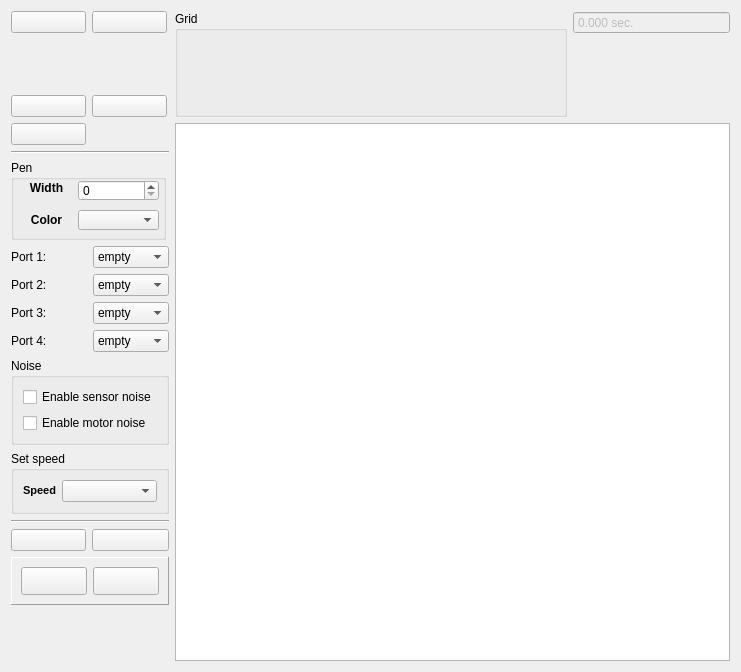
<?xml version="1.0" encoding="UTF-8"?>
<ui version="4.0">
 <class>D2Form</class>
 <widget class="QWidget" name="D2Form">
  <property name="geometry">
   <rect>
    <x>0</x>
    <y>0</y>
    <width>741</width>
    <height>672</height>
   </rect>
  </property>
  <property name="windowTitle">
   <string>2D Robot Model</string>
  </property>
  <layout class="QGridLayout" name="gridLayout" rowstretch="0,0,0,0,0,0,0,0,0,0,0,0,0,0" columnstretch="0,0,5,2">
   <item row="11" column="0" colspan="2">
    <widget class="QFrame" name="frame">
     <property name="sizePolicy">
      <sizepolicy hsizetype="Preferred" vsizetype="Preferred">
       <horstretch>0</horstretch>
       <verstretch>0</verstretch>
      </sizepolicy>
     </property>
     <property name="frameShape">
      <enum>QFrame::Panel</enum>
     </property>
     <property name="frameShadow">
      <enum>QFrame::Raised</enum>
     </property>
     <layout class="QHBoxLayout" name="horizontalLayout">
      <item>
       <widget class="QPushButton" name="runButton">
        <property name="sizePolicy">
         <sizepolicy hsizetype="Minimum" vsizetype="Minimum">
          <horstretch>0</horstretch>
          <verstretch>0</verstretch>
         </sizepolicy>
        </property>
        <property name="toolTip">
         <string>Run program (Enter)</string>
        </property>
        <property name="text">
         <string/>
        </property>
        <property name="icon">
         <iconset resource="../../robotsInterpreter.qrc">
          <normaloff>:/icons/2d_run.png</normaloff>:/icons/2d_run.png</iconset>
        </property>
        <property name="iconSize">
         <size>
          <width>44</width>
          <height>44</height>
         </size>
        </property>
       </widget>
      </item>
      <item>
       <widget class="QPushButton" name="stopButton">
        <property name="sizePolicy">
         <sizepolicy hsizetype="Minimum" vsizetype="Minimum">
          <horstretch>0</horstretch>
          <verstretch>0</verstretch>
         </sizepolicy>
        </property>
        <property name="toolTip">
         <string>Stop program (Esc)</string>
        </property>
        <property name="text">
         <string/>
        </property>
        <property name="icon">
         <iconset resource="../../robotsInterpreter.qrc">
          <normaloff>:/icons/2d_stop.png</normaloff>:/icons/2d_stop.png</iconset>
        </property>
        <property name="iconSize">
         <size>
          <width>44</width>
          <height>44</height>
         </size>
        </property>
       </widget>
      </item>
     </layout>
    </widget>
   </item>
   <item row="7" column="0" colspan="2">
    <widget class="QGroupBox" name="noiseGroupBox">
     <property name="title">
      <string>Noise</string>
     </property>
     <layout class="QVBoxLayout" name="verticalLayout">
      <item>
       <widget class="QCheckBox" name="enableSensorNoiseCheckBox">
        <property name="text">
         <string>Enable sensor noise</string>
        </property>
       </widget>
      </item>
      <item>
       <widget class="QCheckBox" name="enableMotorNoiseCheckBox">
        <property name="text">
         <string>Enable motor noise</string>
        </property>
       </widget>
      </item>
     </layout>
    </widget>
   </item>
   <item row="8" column="0" colspan="2">
    <widget class="QGroupBox" name="speedBox">
     <property name="title">
      <string>Set speed</string>
     </property>
     <layout class="QHBoxLayout" name="horizontalLayout_2" stretch="0,1">
      <item>
       <widget class="QLabel" name="label_5">
        <property name="text">
         <string>&lt;!DOCTYPE HTML PUBLIC &quot;-//W3C//DTD HTML 4.0//EN&quot; &quot;http://www.w3.org/TR/REC-html40/strict.dtd&quot;&gt;
&lt;html&gt;&lt;head&gt;&lt;meta name=&quot;qrichtext&quot; content=&quot;1&quot; /&gt;&lt;style type=&quot;text/css&quot;&gt;
p, li { white-space: pre-wrap; }
&lt;/style&gt;&lt;/head&gt;&lt;body style=&quot; font-family:'MS Shell Dlg 2'; font-size:8.25pt; font-weight:400; font-style:normal;&quot;&gt;
&lt;p style=&quot; margin-top:0px; margin-bottom:0px; margin-left:0px; margin-right:0px; -qt-block-indent:0; text-indent:0px;&quot;&gt;&lt;span style=&quot; font-size:8pt; font-weight:600;&quot;&gt;Speed&lt;/span&gt;&lt;/p&gt;&lt;/body&gt;&lt;/html&gt;</string>
        </property>
       </widget>
      </item>
      <item>
       <widget class="QComboBox" name="speedComboBox">
        <property name="editable">
         <bool>false</bool>
        </property>
        <property name="currentIndex">
         <number>-1</number>
        </property>
        <item>
         <property name="text">
          <string>Low</string>
         </property>
        </item>
        <item>
         <property name="text">
          <string>Medium</string>
         </property>
        </item>
        <item>
         <property name="text">
          <string>High</string>
         </property>
        </item>
       </widget>
      </item>
     </layout>
    </widget>
   </item>
   <item row="5" column="0" colspan="2">
    <widget class="QGroupBox" name="penBrushToolBox">
     <property name="minimumSize">
      <size>
       <width>150</width>
       <height>80</height>
      </size>
     </property>
     <property name="maximumSize">
      <size>
       <width>155</width>
       <height>80</height>
      </size>
     </property>
     <property name="title">
      <string>Pen</string>
     </property>
     <widget class="QWidget" name="justSomeWidget" native="true">
      <property name="geometry">
       <rect>
        <x>10</x>
        <y>20</y>
        <width>141</width>
        <height>21</height>
       </rect>
      </property>
      <widget class="QSpinBox" name="penWidthSpinBox">
       <property name="geometry">
        <rect>
         <x>57</x>
         <y>0</y>
         <width>81</width>
         <height>21</height>
        </rect>
       </property>
      </widget>
      <widget class="QLabel" name="label_7">
       <property name="geometry">
        <rect>
         <x>0</x>
         <y>0</y>
         <width>51</width>
         <height>16</height>
        </rect>
       </property>
       <property name="font">
        <font>
         <weight>75</weight>
         <bold>true</bold>
        </font>
       </property>
       <property name="text">
        <string>Width</string>
       </property>
       <property name="alignment">
        <set>Qt::AlignCenter</set>
       </property>
      </widget>
     </widget>
     <widget class="QWidget" name="widget_2" native="true">
      <property name="geometry">
       <rect>
        <x>10</x>
        <y>50</y>
        <width>141</width>
        <height>21</height>
       </rect>
      </property>
      <widget class="graphicsUtils::ColorListEditor" name="penColorComboBox">
       <property name="geometry">
        <rect>
         <x>57</x>
         <y>0</y>
         <width>81</width>
         <height>20</height>
        </rect>
       </property>
      </widget>
      <widget class="QLabel" name="label_6">
       <property name="geometry">
        <rect>
         <x>0</x>
         <y>0</y>
         <width>51</width>
         <height>20</height>
        </rect>
       </property>
       <property name="maximumSize">
        <size>
         <width>64</width>
         <height>16777215</height>
        </size>
       </property>
       <property name="font">
        <font>
         <weight>75</weight>
         <bold>true</bold>
        </font>
       </property>
       <property name="text">
        <string>Color</string>
       </property>
       <property name="alignment">
        <set>Qt::AlignCenter</set>
       </property>
      </widget>
     </widget>
    </widget>
   </item>
   <item row="0" column="0">
    <widget class="QPushButton" name="lineButton">
     <property name="maximumSize">
      <size>
       <width>75</width>
       <height>16777215</height>
      </size>
     </property>
     <property name="toolTip">
      <string>Line (L)</string>
     </property>
     <property name="text">
      <string/>
     </property>
     <property name="icon">
      <iconset resource="../../robotsInterpreter.qrc">
       <normaloff>:/icons/2d_ruler.png</normaloff>:/icons/2d_ruler.png</iconset>
     </property>
     <property name="iconSize">
      <size>
       <width>24</width>
       <height>24</height>
      </size>
     </property>
     <property name="shortcut">
      <string>L</string>
     </property>
     <property name="checkable">
      <bool>true</bool>
     </property>
     <property name="flat">
      <bool>false</bool>
     </property>
    </widget>
   </item>
   <item row="0" column="1">
    <widget class="QPushButton" name="wallButton">
     <property name="maximumSize">
      <size>
       <width>75</width>
       <height>16777215</height>
      </size>
     </property>
     <property name="toolTip">
      <string>Wall (W)</string>
     </property>
     <property name="text">
      <string/>
     </property>
     <property name="icon">
      <iconset resource="../../robotsInterpreter.qrc">
       <normaloff>:/icons/2d_wall.png</normaloff>:/icons/2d_wall.png</iconset>
     </property>
     <property name="iconSize">
      <size>
       <width>24</width>
       <height>24</height>
      </size>
     </property>
     <property name="shortcut">
      <string>W</string>
     </property>
     <property name="checkable">
      <bool>true</bool>
     </property>
    </widget>
   </item>
   <item row="2" column="0">
    <widget class="QPushButton" name="stylusButton">
     <property name="maximumSize">
      <size>
       <width>75</width>
       <height>16777215</height>
      </size>
     </property>
     <property name="toolTip">
      <string>Pencil (P)</string>
     </property>
     <property name="text">
      <string/>
     </property>
     <property name="icon">
      <iconset resource="../../robotsInterpreter.qrc">
       <normaloff>:/icons/2d_pencil.png</normaloff>:/icons/2d_pencil.png</iconset>
     </property>
     <property name="iconSize">
      <size>
       <width>24</width>
       <height>24</height>
      </size>
     </property>
     <property name="shortcut">
      <string>P</string>
     </property>
     <property name="checkable">
      <bool>true</bool>
     </property>
    </widget>
   </item>
   <item row="2" column="1">
    <widget class="QPushButton" name="ellipseButton">
     <property name="maximumSize">
      <size>
       <width>75</width>
       <height>16777215</height>
      </size>
     </property>
     <property name="toolTip">
      <string>Ellipse (E)</string>
     </property>
     <property name="text">
      <string/>
     </property>
     <property name="icon">
      <iconset resource="../../robotsInterpreter.qrc">
       <normaloff>:/icons/2d_ellipse.png</normaloff>:/icons/2d_ellipse.png</iconset>
     </property>
     <property name="iconSize">
      <size>
       <width>24</width>
       <height>24</height>
      </size>
     </property>
     <property name="shortcut">
      <string>E</string>
     </property>
     <property name="checkable">
      <bool>true</bool>
     </property>
    </widget>
   </item>
   <item row="3" column="0">
    <widget class="QPushButton" name="clearButton">
     <property name="maximumSize">
      <size>
       <width>75</width>
       <height>16777215</height>
      </size>
     </property>
     <property name="toolTip">
      <string>Clear</string>
     </property>
     <property name="text">
      <string/>
     </property>
     <property name="icon">
      <iconset resource="../../robotsInterpreter.qrc">
       <normaloff>:/icons/2d_clear.png</normaloff>:/icons/2d_clear.png</iconset>
     </property>
     <property name="iconSize">
      <size>
       <width>24</width>
       <height>24</height>
      </size>
     </property>
     <property name="checkable">
      <bool>false</bool>
     </property>
    </widget>
   </item>
   <item row="6" column="0" colspan="2">
    <layout class="QGridLayout" name="gridLayout_2">
     <item row="0" column="0">
      <widget class="QLabel" name="label">
       <property name="text">
        <string>Port 1:</string>
       </property>
      </widget>
     </item>
     <item row="1" column="0">
      <widget class="QLabel" name="label_2">
       <property name="text">
        <string>Port 2:</string>
       </property>
      </widget>
     </item>
     <item row="0" column="1">
      <widget class="QComboBox" name="port1Box">
       <item>
        <property name="text">
         <string>empty</string>
        </property>
       </item>
       <item>
        <property name="text">
         <string>touch</string>
        </property>
       </item>
       <item>
        <property name="text">
         <string>color</string>
        </property>
       </item>
       <item>
        <property name="text">
         <string>sonar</string>
        </property>
       </item>
       <item>
        <property name="text">
         <string>light</string>
        </property>
       </item>
      </widget>
     </item>
     <item row="1" column="1">
      <widget class="QComboBox" name="port2Box">
       <property name="currentIndex">
        <number>0</number>
       </property>
       <item>
        <property name="text">
         <string>empty</string>
        </property>
       </item>
       <item>
        <property name="text">
         <string>touch</string>
        </property>
       </item>
       <item>
        <property name="text">
         <string>color</string>
        </property>
       </item>
       <item>
        <property name="text">
         <string>sonar</string>
        </property>
       </item>
       <item>
        <property name="text">
         <string>light</string>
        </property>
       </item>
      </widget>
     </item>
     <item row="3" column="0">
      <widget class="QLabel" name="label_4">
       <property name="text">
        <string>Port 4:</string>
       </property>
      </widget>
     </item>
     <item row="3" column="1">
      <widget class="QComboBox" name="port4Box">
       <item>
        <property name="text">
         <string>empty</string>
        </property>
       </item>
       <item>
        <property name="text">
         <string>touch</string>
        </property>
       </item>
       <item>
        <property name="text">
         <string>color</string>
        </property>
       </item>
       <item>
        <property name="text">
         <string>sonar</string>
        </property>
       </item>
       <item>
        <property name="text">
         <string>light</string>
        </property>
       </item>
      </widget>
     </item>
     <item row="2" column="0">
      <widget class="QLabel" name="label_3">
       <property name="text">
        <string>Port 3:</string>
       </property>
      </widget>
     </item>
     <item row="2" column="1">
      <widget class="QComboBox" name="port3Box">
       <property name="currentIndex">
        <number>0</number>
       </property>
       <item>
        <property name="text">
         <string>empty</string>
        </property>
       </item>
       <item>
        <property name="text">
         <string>touch</string>
        </property>
       </item>
       <item>
        <property name="text">
         <string>color</string>
        </property>
       </item>
       <item>
        <property name="text">
         <string>sonar</string>
        </property>
       </item>
       <item>
        <property name="text">
         <string>light</string>
        </property>
       </item>
      </widget>
     </item>
    </layout>
   </item>
   <item row="10" column="0">
    <widget class="QPushButton" name="saveWorldModelPushButton">
     <property name="toolTip">
      <string>Save World Model (Ctrl+S)</string>
     </property>
     <property name="text">
      <string/>
     </property>
     <property name="icon">
      <iconset resource="../../robotsInterpreter.qrc">
       <normaloff>:/icons/2d_save.png</normaloff>:/icons/2d_save.png</iconset>
     </property>
     <property name="iconSize">
      <size>
       <width>24</width>
       <height>24</height>
      </size>
     </property>
     <property name="shortcut">
      <string>Ctrl+S</string>
     </property>
    </widget>
   </item>
   <item row="10" column="1">
    <widget class="QPushButton" name="loadWorldModelPushButton">
     <property name="toolTip">
      <string>Load World Model (Ctrl+O)</string>
     </property>
     <property name="text">
      <string/>
     </property>
     <property name="icon">
      <iconset resource="../../robotsInterpreter.qrc">
       <normaloff>:/icons/2d_open.png</normaloff>:/icons/2d_open.png</iconset>
     </property>
     <property name="iconSize">
      <size>
       <width>24</width>
       <height>24</height>
      </size>
     </property>
     <property name="shortcut">
      <string>Ctrl+O</string>
     </property>
    </widget>
   </item>
   <item row="12" column="0">
    <widget class="QPushButton" name="handCursorButton">
     <property name="sizePolicy">
      <sizepolicy hsizetype="Minimum" vsizetype="Fixed">
       <horstretch>0</horstretch>
       <verstretch>0</verstretch>
      </sizepolicy>
     </property>
     <property name="toolTip">
      <string>Hand dragging mode</string>
     </property>
     <property name="text">
      <string/>
     </property>
     <property name="icon">
      <iconset resource="../../robotsInterpreter.qrc">
       <normaloff>:/icons/2d_hand.png</normaloff>:/icons/2d_hand.png</iconset>
     </property>
     <property name="iconSize">
      <size>
       <width>24</width>
       <height>24</height>
      </size>
     </property>
     <property name="checkable">
      <bool>true</bool>
     </property>
     <property name="flat">
      <bool>true</bool>
     </property>
    </widget>
   </item>
   <item row="12" column="1">
    <widget class="QPushButton" name="multiselectionCursorButton">
     <property name="toolTip">
      <string>Multiselection mode</string>
     </property>
     <property name="text">
      <string/>
     </property>
     <property name="icon">
      <iconset resource="../../robotsInterpreter.qrc">
       <normaloff>:/icons/2d_multiselection.png</normaloff>:/icons/2d_multiselection.png</iconset>
     </property>
     <property name="iconSize">
      <size>
       <width>24</width>
       <height>24</height>
      </size>
     </property>
     <property name="checkable">
      <bool>true</bool>
     </property>
     <property name="flat">
      <bool>true</bool>
     </property>
    </widget>
   </item>
   <item row="13" column="0" colspan="2">
    <widget class="QPushButton" name="autoCenteringButton">
     <property name="toolTip">
      <string>Camera following robot</string>
     </property>
     <property name="text">
      <string/>
     </property>
     <property name="icon">
      <iconset resource="../../robotsInterpreter.qrc">
       <normaloff>:/icons/2d_target.png</normaloff>:/icons/2d_target.png</iconset>
     </property>
     <property name="iconSize">
      <size>
       <width>24</width>
       <height>24</height>
      </size>
     </property>
     <property name="checkable">
      <bool>true</bool>
     </property>
     <property name="flat">
      <bool>true</bool>
     </property>
    </widget>
   </item>
   <item row="9" column="0" colspan="2">
    <widget class="Line" name="line_2">
     <property name="orientation">
      <enum>Qt::Horizontal</enum>
     </property>
    </widget>
   </item>
   <item row="4" column="0" colspan="2">
    <widget class="Line" name="line_3">
     <property name="orientation">
      <enum>Qt::Horizontal</enum>
     </property>
    </widget>
   </item>
   <item row="0" column="3">
    <widget class="QDoubleSpinBox" name="timelineBox">
     <property name="enabled">
      <bool>false</bool>
     </property>
     <property name="focusPolicy">
      <enum>Qt::NoFocus</enum>
     </property>
     <property name="contextMenuPolicy">
      <enum>Qt::NoContextMenu</enum>
     </property>
     <property name="readOnly">
      <bool>true</bool>
     </property>
     <property name="buttonSymbols">
      <enum>QAbstractSpinBox::NoButtons</enum>
     </property>
     <property name="suffix">
      <string> sec.</string>
     </property>
     <property name="decimals">
      <number>3</number>
     </property>
     <property name="maximum">
      <double>2000000000.000000000000000</double>
     </property>
    </widget>
   </item>
   <item row="0" column="2" rowspan="3">
    <widget class="GridParameters" name="gridParametersBox">
     <property name="title">
      <string>Grid</string>
     </property>
    </widget>
   </item>
   <item row="3" column="2" rowspan="11" colspan="2">
    <widget class="graphicsUtils::AbstractView" name="graphicsView"/>
   </item>
  </layout>
 </widget>
 <customwidgets>
  <customwidget>
   <class>graphicsUtils::AbstractView</class>
   <extends>QGraphicsView</extends>
   <header>../../../qrutils/graphicsUtils/abstractItemView.h</header>
  </customwidget>
  <customwidget>
   <class>graphicsUtils::ColorListEditor</class>
   <extends>QComboBox</extends>
   <header>../../../qrutils/graphicsUtils/colorlisteditor.h</header>
  </customwidget>
  <customwidget>
   <class>GridParameters</class>
   <extends>QGroupBox</extends>
   <header>gridparameters.h</header>
   <container>1</container>
  </customwidget>
 </customwidgets>
 <resources>
  <include location="../../robotsInterpreter.qrc"/>
 </resources>
 <connections/>
</ui>
